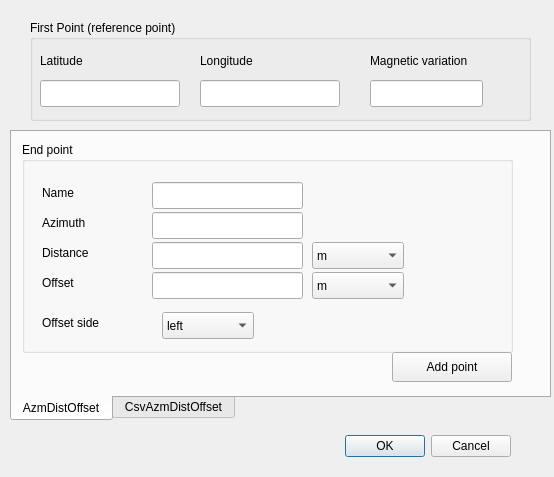
<?xml version="1.0" encoding="UTF-8"?>
<ui version="4.0">
 <class>LatLonByAzmDistOffsetDialogBase</class>
 <widget class="QDialog" name="LatLonByAzmDistOffsetDialogBase">
  <property name="geometry">
   <rect>
    <x>0</x>
    <y>0</y>
    <width>554</width>
    <height>477</height>
   </rect>
  </property>
  <property name="windowTitle">
   <string>LatLonByAzmDistOffset</string>
  </property>
  <widget class="QDialogButtonBox" name="button_box">
   <property name="geometry">
    <rect>
     <x>170</x>
     <y>430</y>
     <width>341</width>
     <height>32</height>
    </rect>
   </property>
   <property name="orientation">
    <enum>Qt::Horizontal</enum>
   </property>
   <property name="standardButtons">
    <set>QDialogButtonBox::Cancel|QDialogButtonBox::Ok</set>
   </property>
  </widget>
  <widget class="QGroupBox" name="gbRefPoint">
   <property name="geometry">
    <rect>
     <x>30</x>
     <y>20</y>
     <width>501</width>
     <height>101</height>
    </rect>
   </property>
   <property name="title">
    <string>First Point (reference point)</string>
   </property>
   <property name="flat">
    <bool>true</bool>
   </property>
   <widget class="QLineEdit" name="leRefLat">
    <property name="geometry">
     <rect>
      <x>10</x>
      <y>60</y>
      <width>140</width>
      <height>27</height>
     </rect>
    </property>
   </widget>
   <widget class="QLineEdit" name="leRefLon">
    <property name="geometry">
     <rect>
      <x>170</x>
      <y>60</y>
      <width>140</width>
      <height>27</height>
     </rect>
    </property>
   </widget>
   <widget class="QLineEdit" name="leRefMagVar">
    <property name="geometry">
     <rect>
      <x>340</x>
      <y>60</y>
      <width>113</width>
      <height>27</height>
     </rect>
    </property>
   </widget>
   <widget class="QLabel" name="lbRefLat">
    <property name="geometry">
     <rect>
      <x>10</x>
      <y>30</y>
      <width>111</width>
      <height>21</height>
     </rect>
    </property>
    <property name="text">
     <string>Latitude</string>
    </property>
   </widget>
   <widget class="QLabel" name="llbRefLon">
    <property name="geometry">
     <rect>
      <x>170</x>
      <y>30</y>
      <width>111</width>
      <height>21</height>
     </rect>
    </property>
    <property name="text">
     <string>Longitude</string>
    </property>
   </widget>
   <widget class="QLabel" name="lbRefMagVar">
    <property name="geometry">
     <rect>
      <x>340</x>
      <y>30</y>
      <width>151</width>
      <height>21</height>
     </rect>
    </property>
    <property name="text">
     <string>Magnetic variation</string>
    </property>
   </widget>
  </widget>
  <widget class="QTabWidget" name="tabWidget">
   <property name="geometry">
    <rect>
     <x>10</x>
     <y>130</y>
     <width>541</width>
     <height>291</height>
    </rect>
   </property>
   <property name="tabPosition">
    <enum>QTabWidget::South</enum>
   </property>
   <property name="currentIndex">
    <number>0</number>
   </property>
   <widget class="QWidget" name="tab">
    <attribute name="title">
     <string>AzmDistOffset</string>
    </attribute>
    <widget class="QGroupBox" name="gbSecondPoint">
     <property name="geometry">
      <rect>
       <x>10</x>
       <y>10</y>
       <width>491</width>
       <height>211</height>
      </rect>
     </property>
     <property name="title">
      <string>End point</string>
     </property>
     <property name="flat">
      <bool>true</bool>
     </property>
     <widget class="QLabel" name="lbEpName">
      <property name="geometry">
       <rect>
        <x>20</x>
        <y>40</y>
        <width>70</width>
        <height>21</height>
       </rect>
      </property>
      <property name="text">
       <string>Name</string>
      </property>
     </widget>
     <widget class="QLabel" name="lbEpAzimuth">
      <property name="geometry">
       <rect>
        <x>20</x>
        <y>70</y>
        <width>70</width>
        <height>21</height>
       </rect>
      </property>
      <property name="text">
       <string>Azimuth</string>
      </property>
     </widget>
     <widget class="QLabel" name="lbEpDistance">
      <property name="geometry">
       <rect>
        <x>20</x>
        <y>100</y>
        <width>101</width>
        <height>21</height>
       </rect>
      </property>
      <property name="text">
       <string>Distance</string>
      </property>
     </widget>
     <widget class="QLineEdit" name="leEpName">
      <property name="geometry">
       <rect>
        <x>130</x>
        <y>40</y>
        <width>151</width>
        <height>27</height>
       </rect>
      </property>
     </widget>
     <widget class="QLineEdit" name="leEpAzmBrng">
      <property name="geometry">
       <rect>
        <x>130</x>
        <y>70</y>
        <width>151</width>
        <height>27</height>
       </rect>
      </property>
     </widget>
     <widget class="QLineEdit" name="leEpDistance">
      <property name="geometry">
       <rect>
        <x>130</x>
        <y>100</y>
        <width>151</width>
        <height>27</height>
       </rect>
      </property>
     </widget>
     <widget class="QComboBox" name="cbSpDistanceUnit">
      <property name="geometry">
       <rect>
        <x>290</x>
        <y>100</y>
        <width>92</width>
        <height>27</height>
       </rect>
      </property>
      <item>
       <property name="text">
        <string>m</string>
       </property>
      </item>
      <item>
       <property name="text">
        <string>KM</string>
       </property>
      </item>
      <item>
       <property name="text">
        <string>NM</string>
       </property>
      </item>
      <item>
       <property name="text">
        <string>feet</string>
       </property>
      </item>
      <item>
       <property name="text">
        <string>SM</string>
       </property>
      </item>
     </widget>
     <widget class="QLabel" name="lbEpOffset">
      <property name="geometry">
       <rect>
        <x>20</x>
        <y>130</y>
        <width>70</width>
        <height>21</height>
       </rect>
      </property>
      <property name="text">
       <string>Offset</string>
      </property>
     </widget>
     <widget class="QLineEdit" name="leEpOffset">
      <property name="geometry">
       <rect>
        <x>130</x>
        <y>130</y>
        <width>151</width>
        <height>27</height>
       </rect>
      </property>
     </widget>
     <widget class="QComboBox" name="cbSpOffsetUnit">
      <property name="geometry">
       <rect>
        <x>290</x>
        <y>130</y>
        <width>92</width>
        <height>27</height>
       </rect>
      </property>
      <item>
       <property name="text">
        <string>m</string>
       </property>
      </item>
      <item>
       <property name="text">
        <string>KM</string>
       </property>
      </item>
      <item>
       <property name="text">
        <string>NM</string>
       </property>
      </item>
      <item>
       <property name="text">
        <string>feet</string>
       </property>
      </item>
      <item>
       <property name="text">
        <string>SM</string>
       </property>
      </item>
     </widget>
     <widget class="QLabel" name="lbEpOffsetSide">
      <property name="geometry">
       <rect>
        <x>20</x>
        <y>170</y>
        <width>101</width>
        <height>21</height>
       </rect>
      </property>
      <property name="text">
       <string>Offset side</string>
      </property>
     </widget>
     <widget class="QComboBox" name="cbSpOffsetSide">
      <property name="geometry">
       <rect>
        <x>140</x>
        <y>170</y>
        <width>92</width>
        <height>27</height>
       </rect>
      </property>
      <item>
       <property name="text">
        <string>left</string>
       </property>
      </item>
      <item>
       <property name="text">
        <string>right</string>
       </property>
      </item>
     </widget>
    </widget>
    <widget class="QPushButton" name="pbAddPoint">
     <property name="geometry">
      <rect>
       <x>380</x>
       <y>220</y>
       <width>120</width>
       <height>30</height>
      </rect>
     </property>
     <property name="text">
      <string>Add point</string>
     </property>
    </widget>
   </widget>
   <widget class="QWidget" name="tab_2">
    <attribute name="title">
     <string>CsvAzmDistOffset</string>
    </attribute>
    <widget class="QGroupBox" name="gbInOutCsv">
     <property name="geometry">
      <rect>
       <x>10</x>
       <y>10</y>
       <width>501</width>
       <height>191</height>
      </rect>
     </property>
     <property name="title">
      <string>Input and output csv files</string>
     </property>
     <property name="flat">
      <bool>true</bool>
     </property>
     <widget class="QLineEdit" name="leOutCSV">
      <property name="geometry">
       <rect>
        <x>180</x>
        <y>80</y>
        <width>291</width>
        <height>27</height>
       </rect>
      </property>
     </widget>
     <widget class="QPushButton" name="pbInCsv">
      <property name="geometry">
       <rect>
        <x>10</x>
        <y>30</y>
        <width>141</width>
        <height>34</height>
       </rect>
      </property>
      <property name="text">
       <string>Select input file</string>
      </property>
     </widget>
     <widget class="QLineEdit" name="leInCSV">
      <property name="geometry">
       <rect>
        <x>180</x>
        <y>30</y>
        <width>291</width>
        <height>27</height>
       </rect>
      </property>
     </widget>
     <widget class="QPushButton" name="pbOutCsv">
      <property name="geometry">
       <rect>
        <x>10</x>
        <y>80</y>
        <width>141</width>
        <height>34</height>
       </rect>
      </property>
      <property name="text">
       <string>Select output file</string>
      </property>
     </widget>
    </widget>
    <widget class="QPushButton" name="pbCalcCSV">
     <property name="geometry">
      <rect>
       <x>380</x>
       <y>220</y>
       <width>120</width>
       <height>30</height>
      </rect>
     </property>
     <property name="sizePolicy">
      <sizepolicy hsizetype="Expanding" vsizetype="Fixed">
       <horstretch>0</horstretch>
       <verstretch>0</verstretch>
      </sizepolicy>
     </property>
     <property name="text">
      <string>Calculate</string>
     </property>
    </widget>
   </widget>
  </widget>
 </widget>
 <resources/>
 <connections>
  <connection>
   <sender>button_box</sender>
   <signal>accepted()</signal>
   <receiver>LatLonByAzmDistOffsetDialogBase</receiver>
   <slot>accept()</slot>
   <hints>
    <hint type="sourcelabel">
     <x>20</x>
     <y>20</y>
    </hint>
    <hint type="destinationlabel">
     <x>20</x>
     <y>20</y>
    </hint>
   </hints>
  </connection>
  <connection>
   <sender>button_box</sender>
   <signal>rejected()</signal>
   <receiver>LatLonByAzmDistOffsetDialogBase</receiver>
   <slot>reject()</slot>
   <hints>
    <hint type="sourcelabel">
     <x>20</x>
     <y>20</y>
    </hint>
    <hint type="destinationlabel">
     <x>20</x>
     <y>20</y>
    </hint>
   </hints>
  </connection>
 </connections>
</ui>
